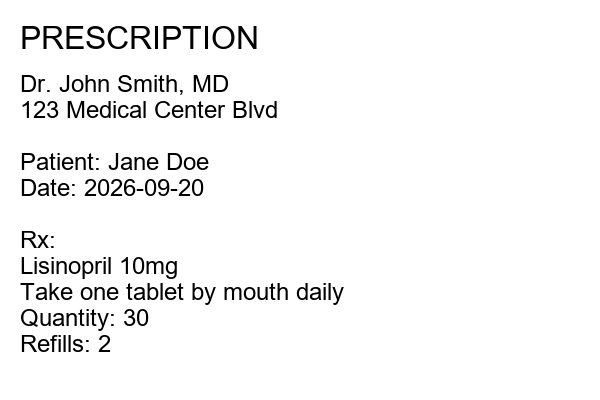
#> input picture ml/src/ocr/sample_prescription.png, 600 x 400 px
$ python -i preprocessor.py   (imports and definitions only)
#> lines starting #> are read from the running program, lines starting #| are printed output that depends on the picture; after the words box and inside, x2 and y2 are one past the last pixel; in counts of white or black regions, pixels touching at a corner belong together
"""
Image Preprocessing Pipeline for PillSync Prescription OCR.
Handles file validation, resizing, grayscale conversion, contrast enhancement,
noise reduction, and adaptive thresholding to optimize OCR text recognition.
"""

import io
import os
from typing import Tuple, Dict, Any, Optional
from PIL import Image, ImageEnhance, ImageFilter, ImageOps

# Maximum allowed upload file size (10 MB)
MAX_FILE_SIZE_BYTES = 10 * 1024 * 1024

# Supported image file extensions and formats
SUPPORTED_EXTENSIONS = {'.jpg', '.jpeg', '.png', '.webp', '.pdf'}
SUPPORTED_PIL_FORMATS = {'JPEG', 'PNG', 'WEBP'}


class ImageValidationError(Exception):
    """Raised when an uploaded prescription image fails validation."""
    pass


class ImagePreprocessor:
    """
    Validates and preprocesses prescription images to maximize Tesseract OCR accuracy.
    """

    def __init__(self, target_dpi: int = 300, max_dimension: int = 2500):
        self.target_dpi = target_dpi
        self.max_dimension = max_dimension

    # [72 lines left out: function validate_file, not called in this run]

    def preprocess(self, image_input) -> Tuple[Image.Image, Image.Image]:
        """
        Preprocesses a prescription image for OCR.

        Args:
            image_input: File path, file-like object, bytes, or PIL Image.

        Returns:
            Tuple of (preprocessed_image, original_image).
        """
#> called with image_input = 'sample_prescription.png'
        if isinstance(image_input, Image.Image):
            original = image_input.copy()
        elif isinstance(image_input, (bytes, bytearray)):
            original = Image.open(io.BytesIO(image_input))
        else:
            original = Image.open(image_input)
#> original is the input picture: PIL image 600x400 RGB; min 0, max 255, mean 244.6

        # Convert to RGB if RGBA/P/other
        if original.mode not in ('RGB', 'L'):
            original = original.convert('RGB')

        working_img = original.copy()

        # Step 1: Auto-rotate based on EXIF tag if present
        try:
            working_img = ImageOps.exif_transpose(working_img)
        except Exception:
            pass

        # Step 2: Resize if needed
        working_img = self._optimize_resolution(working_img)
#> in _optimize_resolution, `return img.resize((new_w, new_h), Image.Resampling.LANCZOS)`:
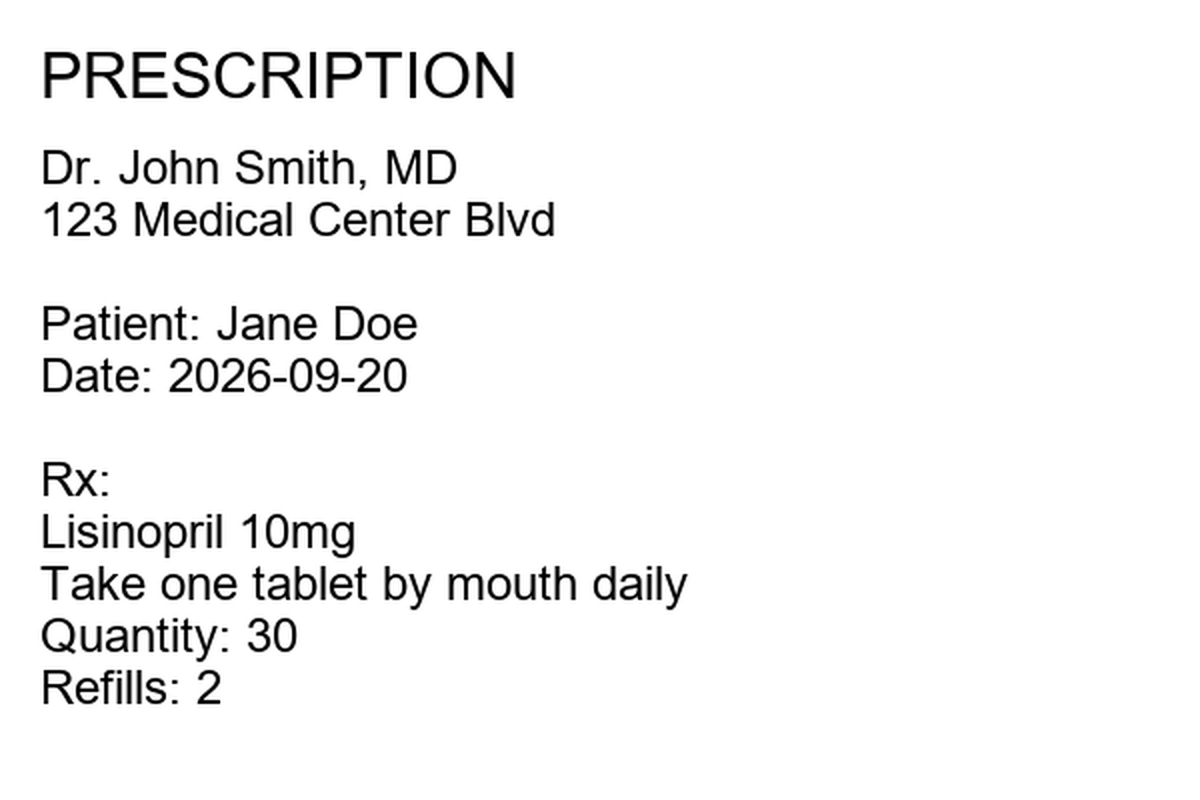
#> returned value: PIL image 1200x800 RGB; min 0, max 255, mean 244.5

        # Step 3: Convert to Grayscale
        gray = working_img.convert('L')

        # Step 4: Contrast Enhancement
        enhancer = ImageEnhance.Contrast(gray)
        enhanced = enhancer.enhance(1.8)
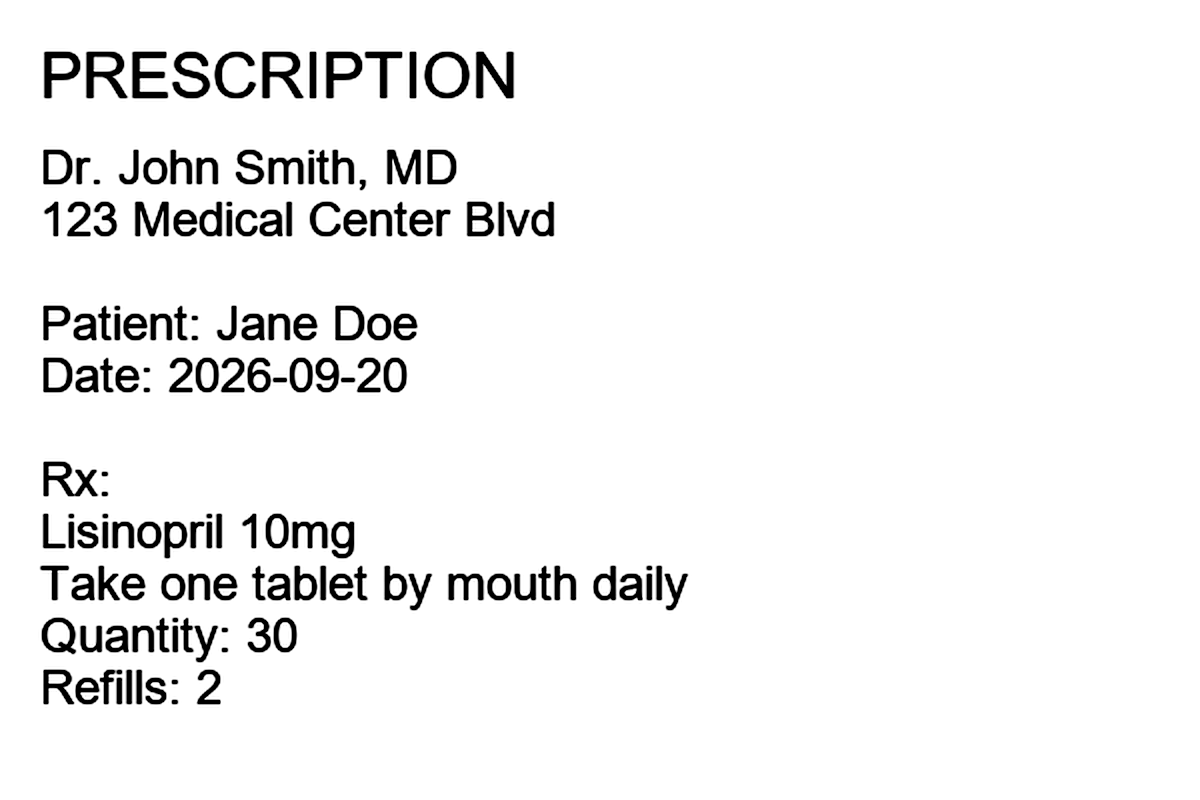
#> enhanced: PIL image 1200x800 L; min 0, max 255, mean 242

        # Step 5: Mild Noise Reduction
        smoothed = enhanced.filter(ImageFilter.MedianFilter(size=3))

        # Step 6: Adaptive Thresholding / Binarization
        # Compute mean luminance and threshold around it
        histogram = smoothed.histogram()
#> histogram = 256 values, max 891376 at index 255, min 0 at index 3, mean 3750
        total_pixels = sum(histogram)
#> total_pixels = 960000
        cumulative = 0
        threshold_val = 140
        for i, count in enumerate(histogram):
            cumulative += count
            if cumulative >= total_pixels * 0.5:
                threshold_val = i
                break
#> this loop made 256 passes
#> (cumulative, threshold_val) on pass 256: (960000, 255)
#> (count, cumulative) on passes 1 to 6: (36851, 36851), (131, 36982), (191, 37173), (0, 37173), (97, 37270), (0, 37270)
#> after the loop, cumulative = 960000

        # Dynamic binarization: text becomes crisp black on white
        binarized = smoothed.point(lambda p: 255 if p > max(110, min(170, threshold_val)) else 0)
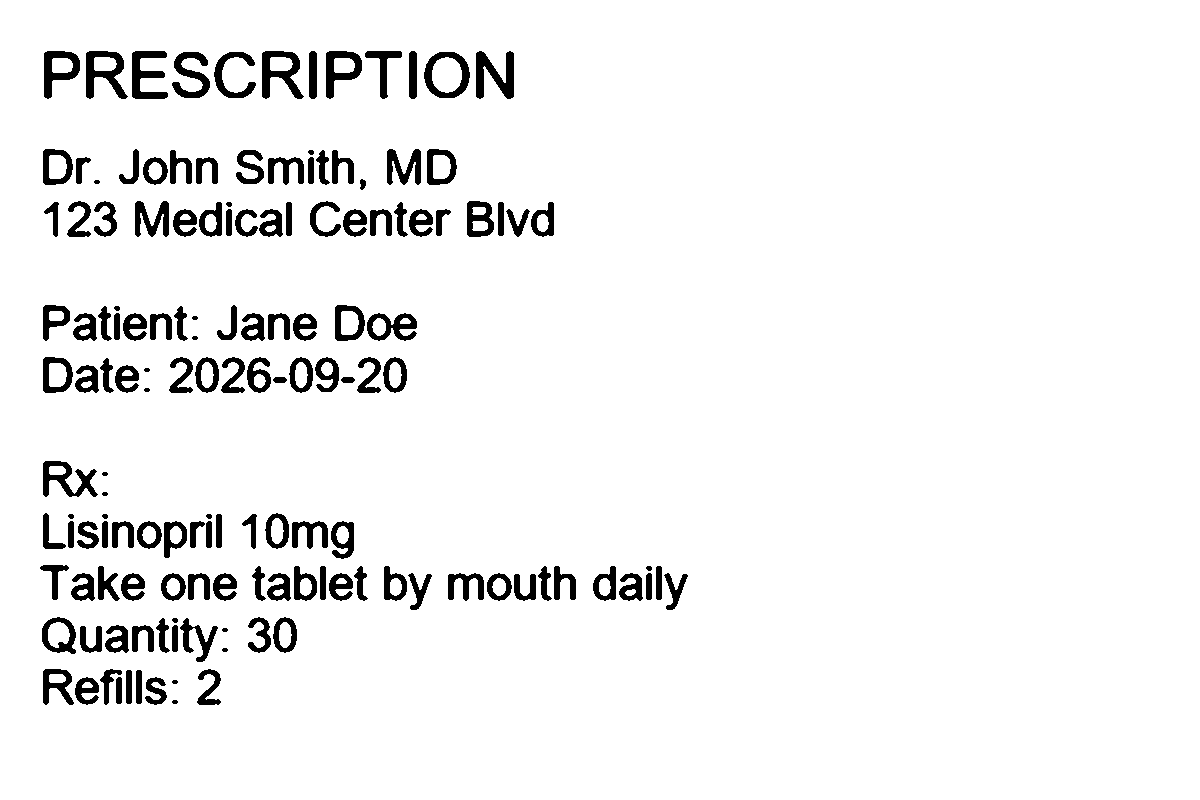
#> binarized: PIL image 1200x800 L; 94.6% white; 149 black regions, largest, box (x1, y1, x2, y2) and area: (476, 51, 514, 99) 1025, (86, 51, 128, 99) 981, (262, 51, 304, 99) 981

        return binarized, original

    def _optimize_resolution(self, img: Image.Image) -> Image.Image:
        """
        Scales the image if dimensions are too small for OCR or too large for memory.
        """
        width, height = img.size
        min_dim = min(width, height)
        max_dim = max(width, height)

        # Upscale if very small (< 800px)
        if min_dim < 800:
            scale = 800.0 / min_dim
            new_w = int(width * scale)
            new_h = int(height * scale)
            return img.resize((new_w, new_h), Image.Resampling.LANCZOS)

        # Downscale if excessively large (> max_dimension)
        if max_dim > self.max_dimension:
            scale = float(self.max_dimension) / max_dim
            new_w = int(width * scale)
            new_h = int(height * scale)
            return img.resize((new_w, new_h), Image.Resampling.LANCZOS)

        return img

>>> result = ImagePreprocessor().preprocess('sample_prescription.png')
